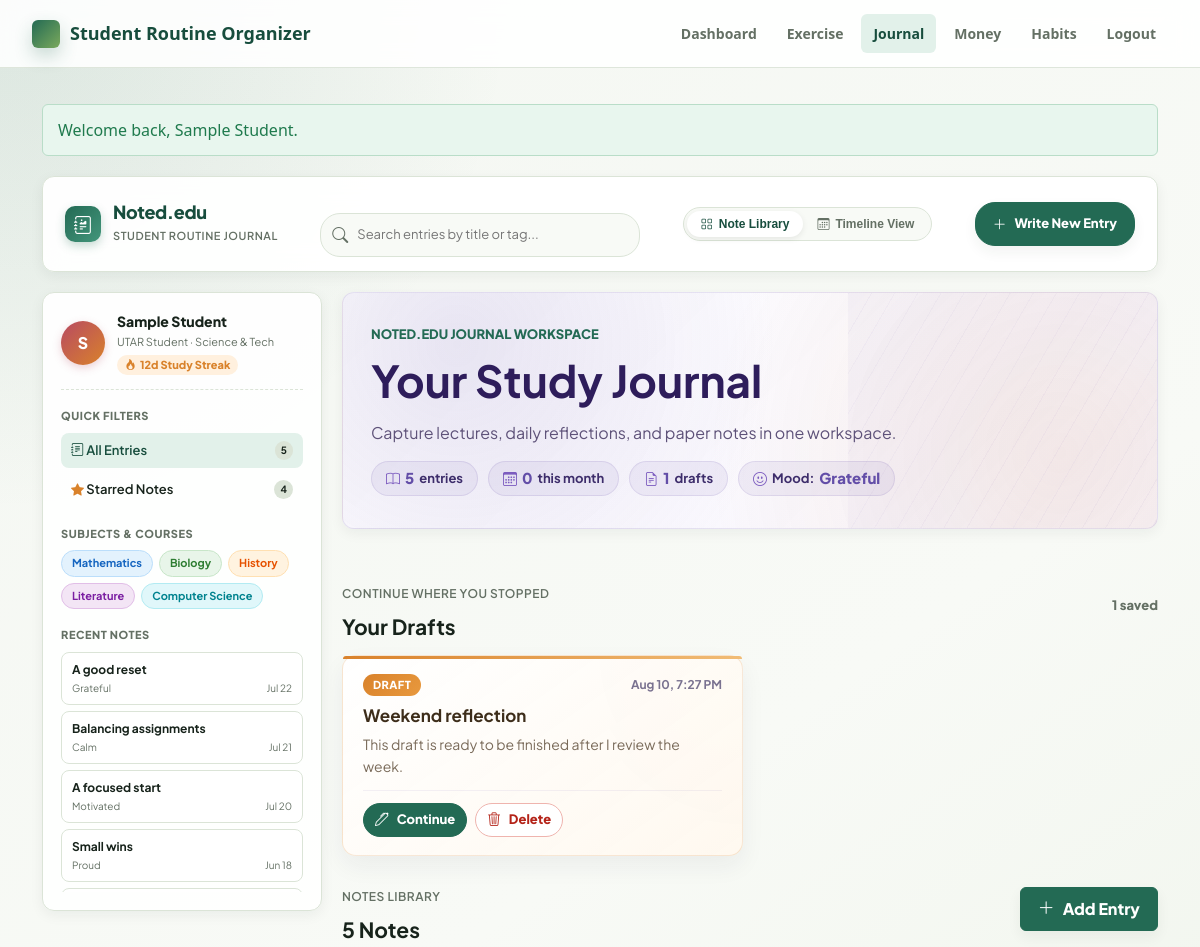
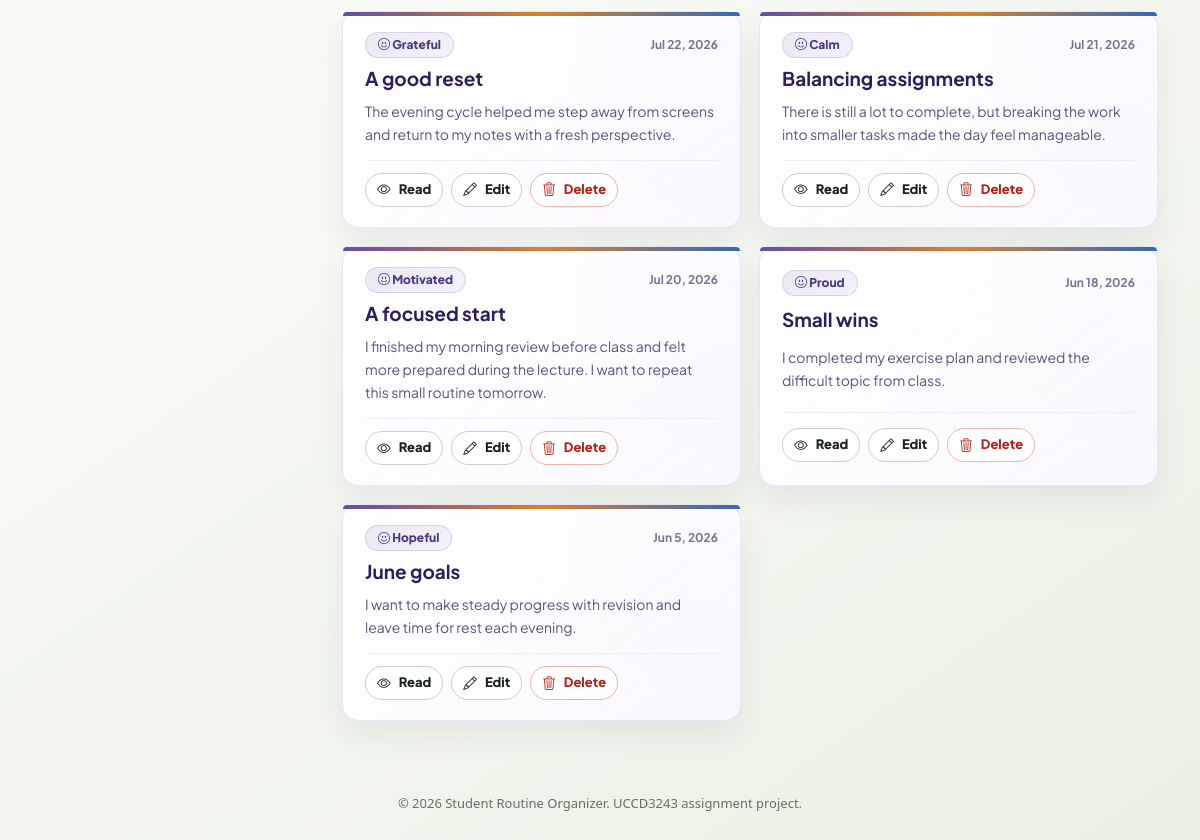
Page /modules/journal/index.php (signed in) on the committed database (2 pictures, top to bottom).
### tables this page shows
CREATE TABLE journal_entries (
  journal_id INT AUTO_INCREMENT PRIMARY KEY,
  user_id INT NOT NULL,
  title VARCHAR(120) NOT NULL,
  content TEXT NOT NULL,
  mood_status VARCHAR(50) NOT NULL,
  entry_date DATE NOT NULL,
  created_at TIMESTAMP DEFAULT CURRENT_TIMESTAMP,
  updated_at TIMESTAMP DEFAULT CURRENT_TIMESTAMP ON UPDATE CURRENT_TIMESTAMP,
  CONSTRAINT fk_journal_user
    FOREIGN KEY (user_id) REFERENCES users(user_id)
    ON DELETE CASCADE,
  INDEX idx_journal_user_date (user_id, entry_date),
  INDEX idx_journal_mood (mood_status)
);

CREATE TABLE journal_drafts (
  draft_id INT AUTO_INCREMENT PRIMARY KEY,
  user_id INT NOT NULL,
  title VARCHAR(120) NOT NULL DEFAULT '',
  content TEXT NOT NULL,
  mood_status VARCHAR(50) NOT NULL DEFAULT '',
  entry_date DATE NULL,
  template_key VARCHAR(32) NOT NULL DEFAULT 'blank',
  created_at TIMESTAMP DEFAULT CURRENT_TIMESTAMP,
  updated_at TIMESTAMP DEFAULT CURRENT_TIMESTAMP ON UPDATE CURRENT_TIMESTAMP,
  CONSTRAINT fk_journal_draft_user
    FOREIGN KEY (user_id) REFERENCES users(user_id)
    ON DELETE CASCADE,
  INDEX idx_journal_draft_user_updated (user_id, updated_at)
);

### modules/journal/index.php (the view, shortened to what the rows shown need)
<?php
require __DIR__ . '/../../config/database.php';
require __DIR__ . '/../../includes/validation.php';
require __DIR__ . '/journal_helpers.php';
$userId = (int) $_SESSION['user_id'];
$filters = journalFiltersFromRequest($_GET);
$records = [];
$drafts = [];
$pageError = null;
try {
    $connection = getDatabaseConnection();
    $drafts = journalListDraftsForUser($connection, $userId);
    $filterQuery = journalFilterQuery($filters, $userId);
    $sql = 'SELECT journal_id, title, content, mood_status, entry_date, created_at, updated_at '
        . 'FROM journal_entries WHERE ' . $filterQuery['where']
        . ' ORDER BY ' . journalOrderBy($filters['sort']);
    $stmt = $connection->prepare($sql);
    $params = $filterQuery['params'];
    journalBindParams($stmt, $filterQuery['types'], $params);
    $stmt->execute();
    $records = $stmt->get_result()->fetch_all(MYSQLI_ASSOC);
} catch (Throwable $exception) {
    $pageError = 'Journal entries are unavailable right now. Please check the database setup.';
}
require __DIR__ . '/../../includes/header.php';
?>
<div class="noted-app-container">
    <header class="noted-header">
        <a class="noted-brand" href="<?= BASE_URL; ?>/modules/journal/index.php">
            <div class="noted-brand-text">
                <h2>Noted.edu</h2>
            </div>
        </a>
    </header>
    <?php if ($pageError): ?>
        <div class="alert alert-error"><?= escapeOutput($pageError); ?></div>
    <?php else: ?>
        <div id="notedEditorView" class="noted-main-grid">
            <aside class="noted-sidebar">
                <div>
                    <div class="sidebar-notes-list">
                        <?php if ($records): ?>
                            <?php foreach (array_slice($records, 0, 5) as $recent): ?>
                                <a class="sidebar-note-card" href="<?= BASE_URL; ?>/modules/journal/view.php?id=<?= (int) $recent['journal_id']; ?>" style="text-decoration:none;">
                                    <span class="sidebar-note-title"><?= escapeOutput($recent['title']); ?></span>
                                    <div class="sidebar-note-meta">
                                        <span><?= escapeOutput($recent['mood_status']); ?></span>
                                        <span><?= escapeOutput(date('M j', strtotime($recent['entry_date']))); ?></span>
                                    </div>
                                </a>
                            <?php endforeach; ?>
                        <?php else: ?>
                            <span style="font-size:11px; color:var(--nj-muted);">No entries yet.</span>
                        <?php endif; ?>
                    </div>
                </div>
            </aside>
            <main style="display:flex; flex-direction:column; gap:20px;">
                <section class="journal-hero" style="border-radius:var(--nj-radius); box-shadow:var(--nj-shadow-sm);">
                    <div>
                        <h1>Your Study Journal</h1>
                    </div>
                </section>
                <?php if ($drafts): ?>
                    <section class="journal-draft-section" style="margin:0;">
                        <div class="journal-board-heading">
                            <div>
                                <h2>Your Drafts</h2>
                            </div>
                        </div>
                        <div class="journal-draft-grid">
                            <?php foreach ($drafts as $draft): ?>
                                <?php
                                $draftTitle = trim((string) $draft['title']) !== '' ? (string) $draft['title'] : 'Untitled draft';
                                $draftPreview = trim((string) $draft['content']) !== '' ? journalPreview((string) $draft['content'], 100) : 'No writing yet';
                                ?>
                                <article class="journal-draft-card">
                                    <div class="journal-card-topline">
                                        <span class="journal-draft-badge">Draft</span>
                                        <time datetime="<?= escapeOutput($draft['updated_at']); ?>"><?= escapeOutput(date('M j, g:i A', strtotime($draft['updated_at']))); ?></time>
                                    </div>
                                    <h3><?= escapeOutput($draftTitle); ?></h3>
                                    <p><?= escapeOutput($draftPreview); ?></p>
                                    <div class="journal-card-actions">
                                        <a class="button small-button primary" href="<?= BASE_URL; ?>/modules/journal/create.php?draft_id=<?= (int) $draft['draft_id']; ?>"><i class="bi bi-pen"></i> Continue</a>
                                        <a class="button small-button danger-button" href="<?= BASE_URL; ?>/modules/journal/draft_delete.php?id=<?= (int) $draft['draft_id']; ?>"><i class="bi bi-trash3"></i> Delete</a>
                                    </div>
                                </article>
                            <?php endforeach; ?>
                        </div>
                    </section>
                <?php endif; ?>
                <section>
                    <div class="journal-board-heading">
                        <div>
                            <h2><?= number_format(count($records)); ?> Note<?= count($records) === 1 ? '' : 's'; ?></h2>
                        </div>
                    </div>
                    <?php if (!$records): ?>
                        <section class="panel empty-state">
                            <h2>Your journal is ready for its first page</h2>
                            <p class="muted">Start writing using interactive paper templates, drawing tools, and AI reflection prompts.</p>
                            <a class="button primary" href="<?= BASE_URL; ?>/modules/journal/create.php">Write First Entry</a>
                        </section>
                    <?php else: ?>
                        <div class="journal-card-grid">
                            <?php foreach ($records as $record): ?>
                                <article class="journal-card">
                                    <div class="journal-card-topline">
                                        <span class="journal-mood-pill"><i class="bi bi-emoji-smile"></i> <?= escapeOutput($record['mood_status']); ?></span>
                                        <time datetime="<?= escapeOutput($record['entry_date']); ?>"><?= escapeOutput(date('M j, Y', strtotime($record['entry_date']))); ?></time>
                                    </div>
                                    <h2><a href="<?= BASE_URL; ?>/modules/journal/view.php?id=<?= (int) $record['journal_id']; ?>"><?= escapeOutput($record['title']); ?></a></h2>
                                    <p class="journal-preview"><?= escapeOutput(journalPreview($record['content'])); ?></p>
                                    <div class="journal-card-actions">
                                        <a class="button small-button" href="<?= BASE_URL; ?>/modules/journal/view.php?id=<?= (int) $record['journal_id']; ?>"><i class="bi bi-eye"></i> Read</a>
                                        <a class="button small-button" href="<?= BASE_URL; ?>/modules/journal/edit.php?id=<?= (int) $record['journal_id']; ?>"><i class="bi bi-pencil"></i> Edit</a>
                                        <a class="button small-button danger-button" href="<?= BASE_URL; ?>/modules/journal/delete.php?id=<?= (int) $record['journal_id']; ?>"><i class="bi bi-trash3"></i> Delete</a>
                                    </div>
                                </article>
                            <?php endforeach; ?>
                        </div>
                    <?php endif; ?>
                </section>
            </main>
        </div>
    <?php endif; ?>
</div>
<?php require __DIR__ . '/../../includes/footer.php'; ?>

### rows in the picture
journal_entries: title "A good reset", mood_status "Grateful", entry_date "Jul 22", entry_date "Jul 22, 2026", content "The evening cycle helped me step away from screens and return to my notes with a fresh perspective."
journal_entries: title "Balancing assignments", mood_status "Calm", entry_date "Jul 21", entry_date "Jul 21, 2026", content "There is still a lot to complete, but breaking the work into smaller tasks made the day feel manageable."
journal_entries: title "A focused start", mood_status "Motivated", entry_date "Jul 20", entry_date "Jul 20, 2026", content "I finished my morning review before class and felt more prepared during the lecture. I want to repeat this small routine tomorrow."
journal_entries: title "Small wins", mood_status "Proud", entry_date "Jun 18", entry_date "Jun 18, 2026", content "I completed my exercise plan and reviewed the difficult topic from class."
journal_drafts: updated_at "Aug 10, 7:27 PM", title "Weekend reflection", content "This draft is ready to be finished after I review the week."
journal_entries: mood_status "Hopeful", entry_date "Jun 5, 2026", title "June goals", content "I want to make steady progress with revision and leave time for rest each evening."

### other values in the picture
APP_NAME "Student Routine Organizer"
escapeOutput($label) "Dashboard"
escapeOutput($label) "Exercise"
escapeOutput($label) "Journal"
escapeOutput($label) "Money"
escapeOutput($label) "Habits"
$message "Welcome back, Sample Student."
substr($userName, 0, 1) "S"
escapeOutput($userName) "Sample Student"
$summary['total'] "5"
$summary['this_month'] "0"
count($drafts) "1"
escapeOutput($summary['latest_mood']) "Grateful"
count($records) "5"
